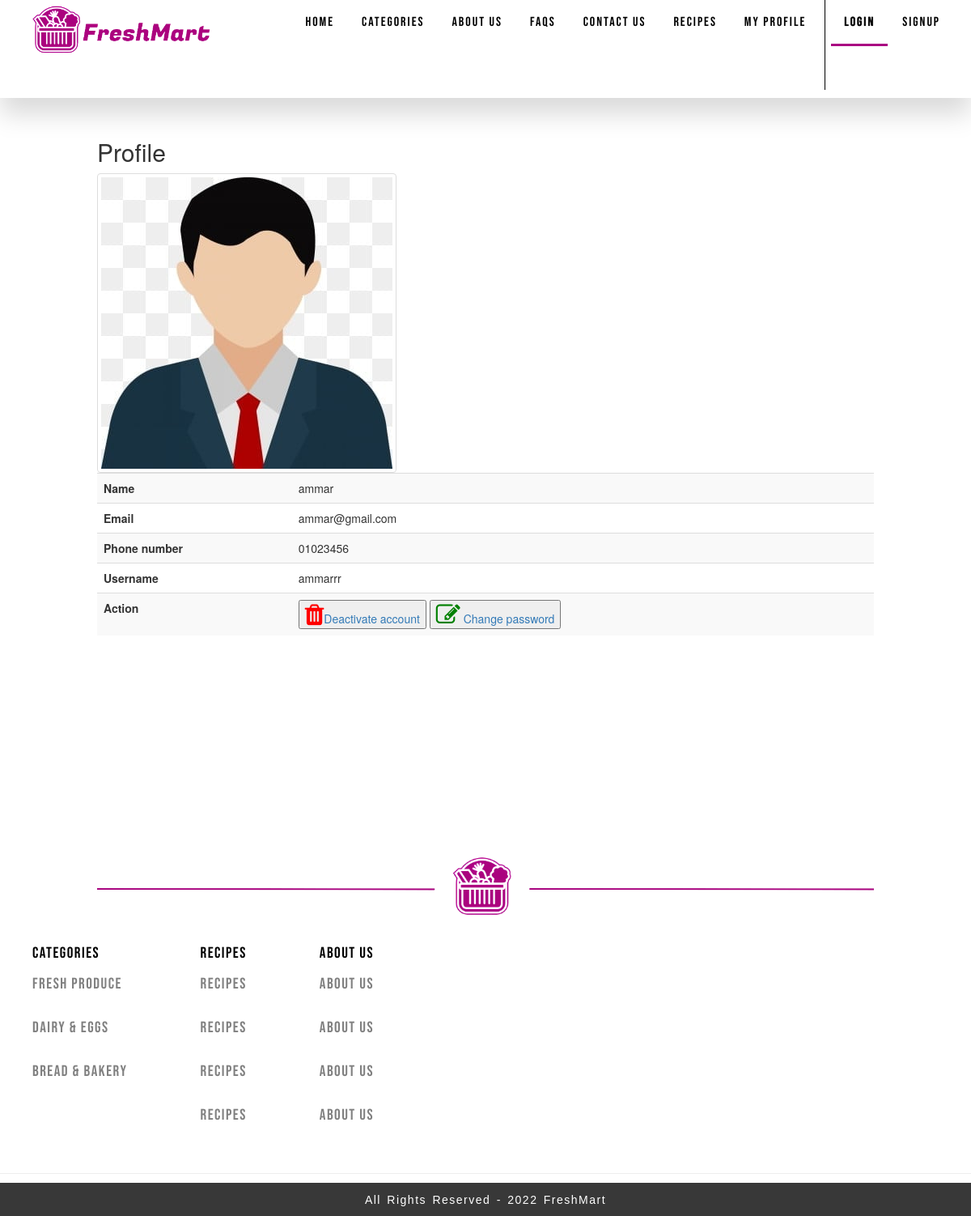
Screenshot of /profile.php?customer_id5635 (signed in) with the database file from the repository.
### tables this page shows
CREATE TABLE `customer` (
  `customer_id` int(11) NOT NULL,
  `customer_name` varchar(30) NOT NULL,
  `email` varchar(30) NOT NULL,
  `phonenumber` varchar(50) NOT NULL,
  `address` varchar(50) NOT NULL,
  `username` varchar(30) NOT NULL,
  `password` varchar(30) NOT NULL,
  `conf_password` varchar(30) NOT NULL
);

### profile.php (the view, shortened to what this page needs)
<!DOCTYPE html>
<?php
require_once "conn.php";
$username=$_SESSION["loggeduser"];
$viewuser="SELECT * FROM customer WHERE username='$username'";
$result=mysqli_query($conn,$viewuser);
$row=mysqli_fetch_array($result);
$customer_name=$row["customer_name"];
$email=$row["email"];
$phonenumber=$row["phonenumber"];
$username=$row["username"];
$customer_id=$row["customer_id"];
?>
<html>
<head>
<link rel="stylesheet" href="https://maxcdn.bootstrapcdn.com/bootstrap/3.4.1/css/bootstrap.min.css">
<link href="https://maxcdn.bootstrapcdn.com/font-awesome/4.7.0/css/font-awesome.min.css" rel="stylesheet"><link rel="stylesheet" href="style.css">
    </head>
<body>
<?php
include_once "includes/nav_customer.php";
?>
<div class="container" style="max-width:80%;" >
    <div class="col-10">
        <h2>Profile</h2>
    </div>
    <img src="./images/112233.jpg" alt="..." class="img-thumbnail">
<table class="table table-striped" >
    <tbody>
      <tr>
        <th scope="row">Name </th>
        <td><?php echo $customer_name; ?></td>
      <tr>
        <th scope="row">Email </th>
        <td><?php echo $email; ?></td>
      <tr>
        <th scope="row"> Phone number</th>
        <td><?php echo $phonenumber; ?></td>
        <tr>
            <th scope="row"> Username</th>
            <td><?php echo $username; ?></td>
            <tr>
            <th scope="row"> Action</th>
            <td> <a href="deactivateaccount.php?customer_id=<?php  echo $customer_id ?>" ><button type="button">  <i class="fa fa-trash" style="font-size:30px;color:red"></i>Deactivate account </button> </a>
            <a href="changepass.php?customer_id=<?php  echo $customer_id ?>" ><button id="mbtn" >  <i class="fa fa-edit" style="font-size:30px;color: green;">  </i> Change password</button></td>
    </tbody>
  </table>
</div>
<br><br><br><br><br><br><br><br><br><br>
<center><img src="./images/footerstrip.png" style="width: 80%; "></center>
<?php
include_once "includes/footer.php";
?>
</body>
</body>
</html>

### style.css (style rules this page uses)
body { background-color: white; margin-right: 0; margin-left: 0; }
.container { width: 90%; overflow: hidden; margin: auto ; padding: 30px 0px; }
:root { --yellow:rgb(189, 136, 238); }

### rows the page displays
customer: customer_name "ammar", email "ammar@gmail.com", phonenumber "01023456", username "ammarrr"
